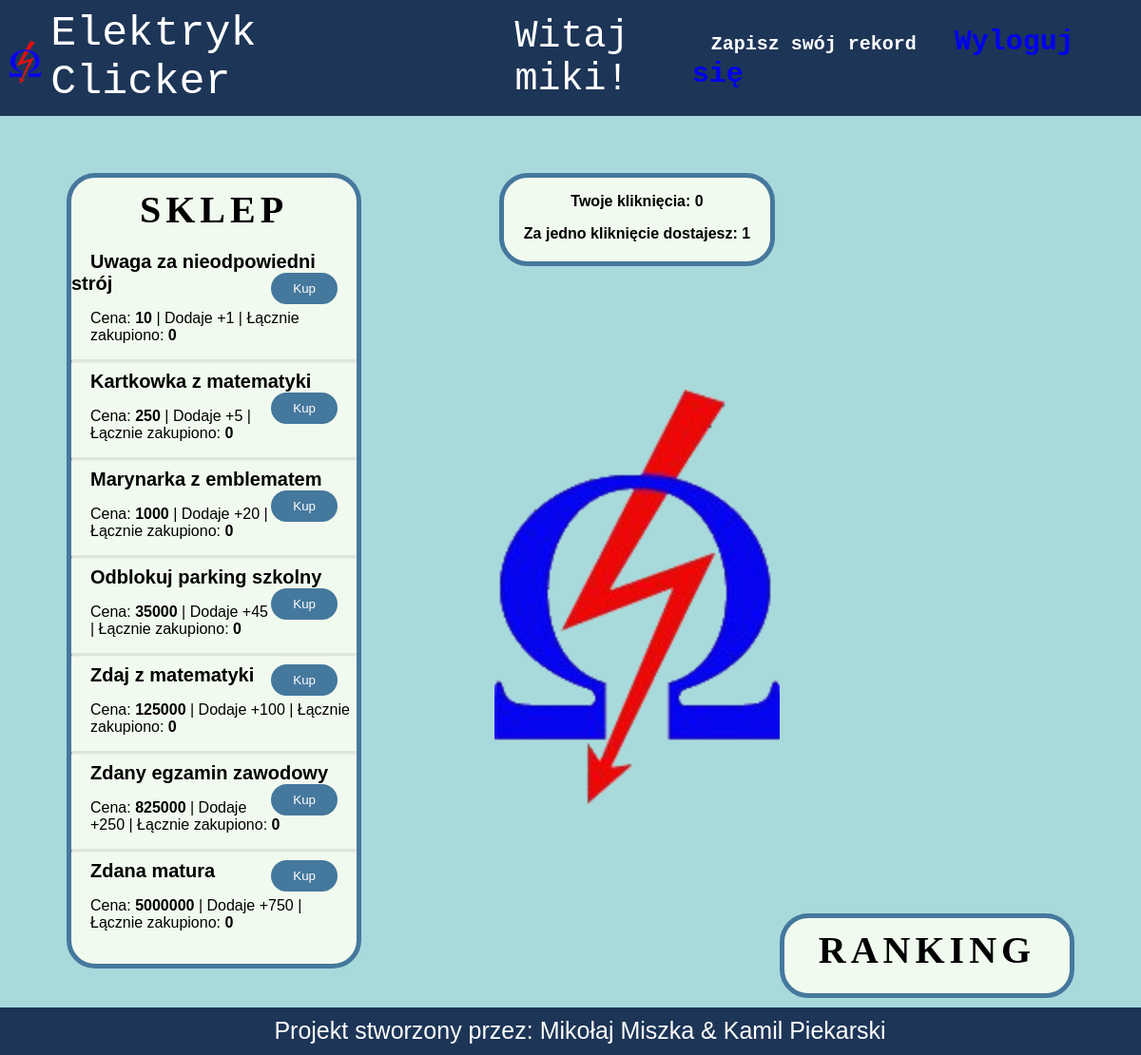
The page /main.php (signed in) on the database as committed earlier.
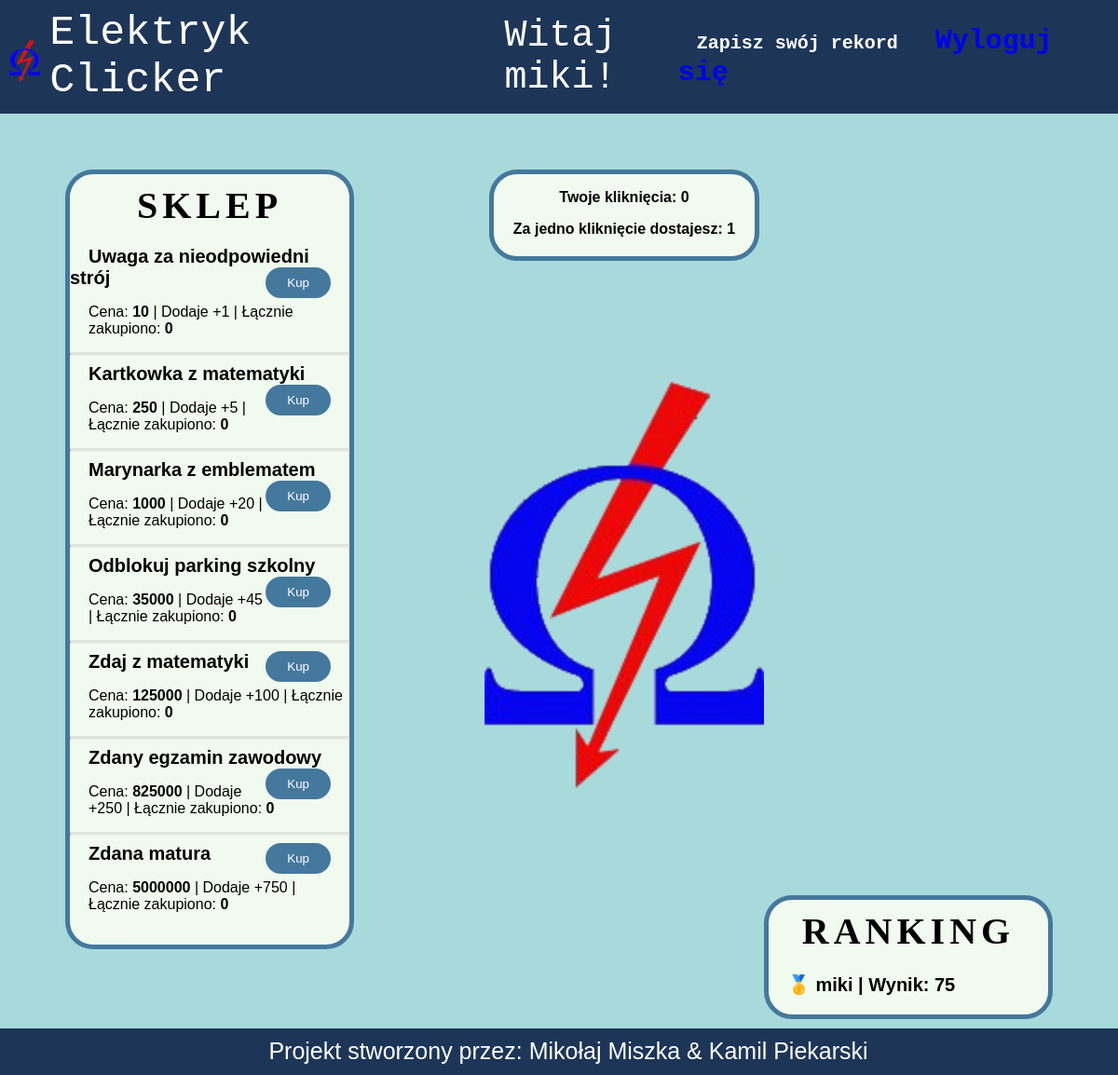
The same page on the database as committed later.
### tables this page shows
CREATE TABLE `users` (
  `id` int(100) NOT NULL,
  `username` varchar(1000) NOT NULL,
  `pass` varchar(1000) NOT NULL,
  `score` int(20) DEFAULT NULL
);

### main.php (the view, shortened to what this page needs)
<!DOCTYPE html>
<html lang="pl">
<head>
  <link rel="stylesheet" href="main.css">
</head>
<body>
  <header>
    <div class="header-content">
      <img src="ElektrykLogo.png" alt="LogoElektryka" width="35px" height="45px">
      <a class="HeaderTitle">Elektryk Clicker</a>
    </div>
    <?php
    echo "<p class='welcome'>Witaj " . $_SESSION['user'] . "! </p>";
    ?>
    <p><a class='save'>Zapisz swój rekord</a><a href="logout.php" class="logout">Wyloguj się</a></p>
  </header>
  <main>
    <div class="store">
      <div class="store-name">SKLEP</div>
      <a class="store-buy">Uwaga za nieodpowiedni strój </a>
      <button class="level1">Kup</button>
      <p class="price">Cena: <a class="pricel1" id="PriceAndAmount">10</a> | Dodaje +1 | Łącznie zakupiono:
        <a class="amount1" id="PriceAndAmount">0</a>
      </p>
      <hr>
      <a class="store-buy">Kartkowka z matematyki </a>
      <button class='level2'>Kup</button>
      <p class="price">Cena: <a class="pricel2" id="PriceAndAmount">250</a> | Dodaje +5 | Łącznie zakupiono:
        <a class="amount2" id="PriceAndAmount">0</a>
      </p>
      <hr>
      <a class="store-buy">Marynarka z emblematem </a>
      <button class="level3">Kup</button>
      <p class="price">Cena: <a class="pricel3" id="PriceAndAmount">1000</a> | Dodaje +20 | Łącznie zakupiono:
        <a class="amount3" id="PriceAndAmount">0</a>
      </p>
      <hr>
      <a class="store-buy">Odblokuj parking szkolny </a>
      <button class="level4">Kup</button>
      <p class="price">Cena: <a class="pricel4" id="PriceAndAmount">35000</a> | Dodaje +45 | Łącznie zakupiono:
        <a class="amount4" id="PriceAndAmount">0</a>
      </p>
      <hr>
      <a class="store-buy">Zdaj z matematyki </a>
      <button class="level5">Kup</button>
      <p class="price">Cena: <a class="pricel5" id="PriceAndAmount">125000</a> | Dodaje +100 | Łącznie zakupiono:
        <a class="amount5" id="PriceAndAmount">0</a>
      </p>
      <hr>
      <a class="store-buy">Zdany egzamin zawodowy </a>
      <button class="level6">Kup</button>
      <p class="price">Cena: <a class="pricel6" id="PriceAndAmount">825000</a> | Dodaje +250 | Łącznie zakupiono:
        <a class="amount6" id="PriceAndAmount">0</a>
      </p>
      <hr>
      <a class="store-buy">Zdana matura </a>
      <button class="level7">Kup</button>
      <p class="price">Cena: <a class="pricel7" id="PriceAndAmount">5000000</a> | Dodaje +750 | Łącznie zakupiono:
        <a class="amount7" id="PriceAndAmount">0</a>
      </p> <br>
    </div>
    <div class="clicker">
      <div class="nickname">
        <p class="score">Twoje kliknięcia: <span></span><br></p>
        <div class="clicks">Za jedno kliknięcie dostajesz: <span></span></div>
      </div>
      <img src="ElektrykLogo.png" alt="LogoElektryka" class="click">
    </div>
    <div class="leaderboard">
      <div class="leaderboard-name">RANKING</div>
      <?php
      $host = "localhost";
      $user = "root";
      $password = "";
      $database = "api";
      $con = mysqli_connect($host, $user, $password, $database);
      $sql = "SELECT username, score FROM users
        WHERE score > 0
        ORDER BY score DESC ";
      $result = mysqli_query($con, $sql);
      $position = 1;
      while ($row = mysqli_fetch_assoc($result)) {
        $username = $row['username'];
        $score = $row['score'];
        $class = "";
        if ($position === 1 || $position === 2 || $position === 3) {
          $class = "leaderboard-position-top";
        } else {
          $class = "leaderboard-position";
        }
        $medal = "";
        if ($position === 1) {
          $medal = "🥇";
        } elseif ($position === 2) {
          $medal = "🥈";
        } elseif ($position === 3) {
          $medal = "🥉";
        }
        echo "<p class='$class'>$medal $username | Wynik: $score </p>";
        $position++;
      }
      ?>
    </div>
    <main>
      <footer>Projekt stworzony przez: Mikołaj Miszka & Kamil Piekarski</footer>
</body>
</html>

### main.css (style rules this page uses)
body { margin: 0; padding: 0; font-family: Arial, sans-serif; background-color: #A8DADC; }
header { background-color: #1D3557; color:#fff; display: flex; justify-content: space-between; align-items: center; }
.header-content { display: flex; align-items: center; }
img { margin-left: 10px; margin-top: 8px; }
.HeaderTitle { font-family:Impact, 'Courier New', Courier, monospace; font-size: 45px; margin: 10px; display: flex; margin-left: 10px; }
footer { position: fixed; padding: 10px 10px 0px 10px; bottom: 0; width: 100%; height: 40px; background: #1D3557; color: #fff; font-size: 25px; text-align: center; }
.welcome { font-family:Impact, 'Courier New', Courier, monospace; text-align:center ; flex-grow: 1; margin: auto auto; font-size: 40px; }
.save { font-size: 20px; margin: auto 20px; font-family: monospace; font-weight: bold; cursor: pointer; }
.logout { text-align: right; margin: auto 20px; font-size: 30px; text-decoration: none; margin-right: 20px; font-family:monospace; font-weight: bold; }
.store { background-color: #F1FAEE; width: 25%; margin: 60px 70px; border: solid #45789D 5px; border-radius: 30px; float: left; }
.store-name { font-size: 40px; text-align: center; margin-bottom: 20px; margin-top: 10px; font-weight: bold; font-family: Cambria, Cochin, Georgia, Times, 'Times New Roman', serif; letter-spacing: 5px; }
.store-buy { font-size: 20px; padding-left: 20px; font-weight: bold; font-family: 'Franklin Gothic Medium', 'Arial Narrow', Arial, sans-serif; }
.price { padding-left: 20px; }
#PriceAndAmount { font-weight: bold; font-family:'Franklin Gothic Medium', 'Arial Narrow', Arial, sans-serif }
hr { border-top: 3px solid #dde6da; }
button { background-color: #45789D; text-align: center; padding: 7px 21px; border-radius: 20px; color: #fff; transition: background-color 0.5s ease-in-out; cursor: pointer; float: right; margin-right: 20px; border: solid #45789D 2px; }
.clicker { width: 25%; margin: 55px 70px; border-radius: 20px; display: inline-block; }
.nickname { background-color: #F1FAEE; border: solid #45789D 5px; border-radius: 30px; margin: 5px; padding-bottom: 20px; font-family:'Franklin Gothic Medium', 'Arial Narrow', Arial, sans-serif }
.click { width: 300px; height: auto; display: block; margin: auto; margin-top: 130px; cursor: pointer; }
.score { width: auto; text-align: center; font-weight: bold; display: block; }
.clicks { width: auto; text-align: center; font-weight: bold; display: block; }
.leaderboard { background-color: #F1FAEE; width: 25%; margin: 60px 70px; border: solid #45789D 5px; border-radius: 30px; font-size: 30px; text-align: center; float:right; }
.leaderboard-name { font-size: 40px; text-align: center; margin-bottom: 22px; margin-top: 10px; font-weight: bold; font-family: Cambria, Cochin, Georgia, Times, 'Times New Roman', serif; letter-spacing: 5px; }
.leaderboard-position-top { font-size: 20px; text-align: left; margin-left: 20px; margin-bottom: 20px; margin-top: 11px; font-weight: bold; font-family:'Franklin Gothic Medium', 'Arial Narrow', Arial, sans-serif; }

Rows that differ between the two databases and show on the page:
now on this page (row edited): users: medal "🥇", username "miki", score "75"
